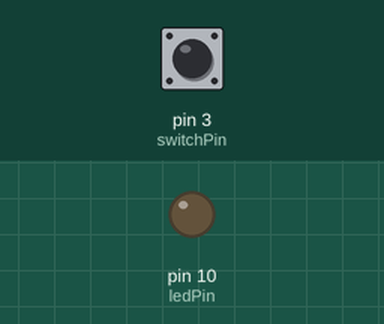
The sketch below on a simulated Arduino Uno, built with avr-gcc and run on an emulated ATmega328P. Parts: output pins drawn as LEDs (lit = HIGH). The inputs (shaded band) are chosen by the test bench; at power-on: pin 3 (switchPin) HIGH.

Above: at 1.2 s.
1.3 s: pin 3 (switchPin) pulled LOW for 0.15 s
At 1.37 s:
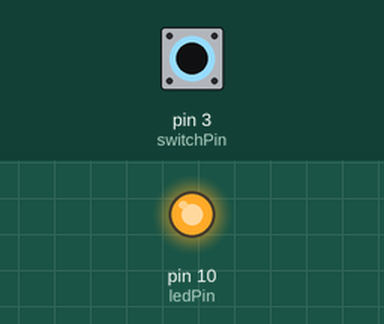
2.9 s: pin 3 (switchPin) pulled LOW for 3.2 s
At 6.7 s:
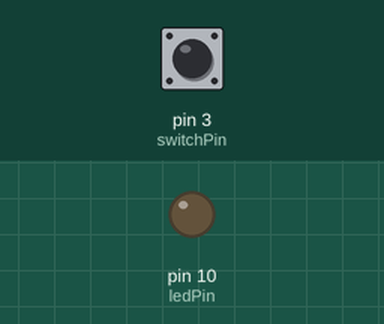
Timing chart, 0 to 8.2 s (numbered marks = the images above; inputs shaded):
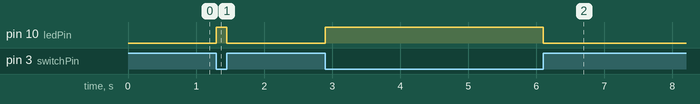

Measured:
- after the input at 1.3 s, pin 10 (ledPin): LOW → HIGH at once, → LOW 0.15 s later
- after the input at 2.9 s, pin 10 (ledPin): LOW → HIGH at once, → LOW 3.2 s later

The sketch:

first.ino
```cpp
const int switchPin = 3;   // Switch connected to pin 2
const int ledPin = 10;      // LED connected to pin 9

void setup() {
    pinMode(switchPin, INPUT_PULLUP); // Internal pull-up resistor
    pinMode(ledPin, OUTPUT);
}

void loop() {
    int buttonState = digitalRead(switchPin);

    if (buttonState == LOW) {  // Button pressed (since using INPUT_PULLUP)
        digitalWrite(ledPin, HIGH); // Turn LED on
    } else {
        digitalWrite(ledPin, LOW);  // Turn LED off
    }
}
```
